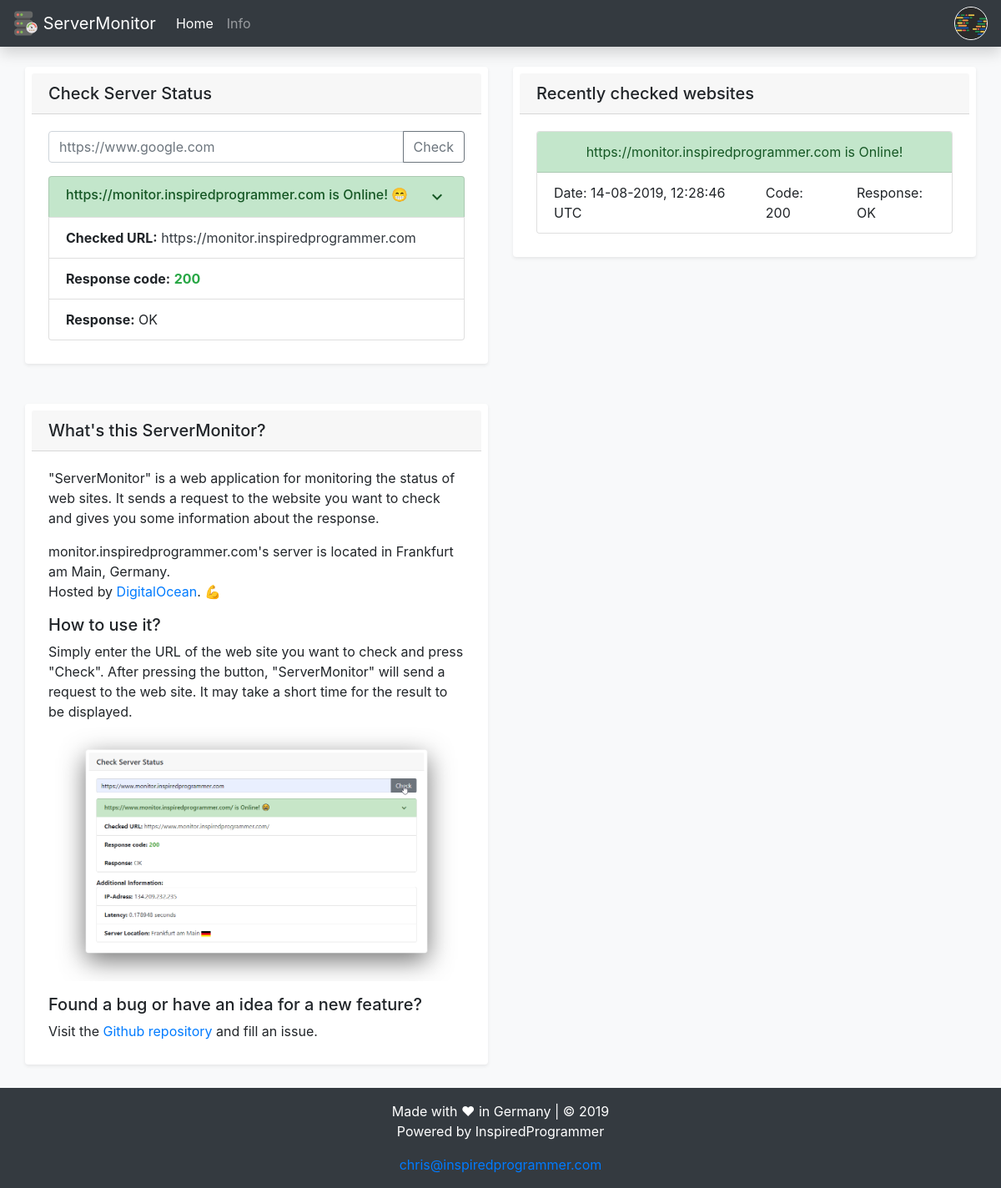
Screenshot of / (signed in) with the database file from the repository.
### monitor/models.py (models this page shows, shortened)
class User(db.Model, UserMixin):
    __table_args__ = {'extend_existing': True}
    id = db.Column(db.Integer, primary_key=True)
    username = db.Column(db.String(20), unique=True, nullable=False)
    email = db.Column(db.String(20), unique=True, nullable=False)
    image_file = db.Column(db.String(20), nullable=False, default='default.jpg')
    password = db.Column(db.String(60), nullable=False)
    account_creation_date = db.Column(db.DateTime, nullable=False, default=datetime.utcnow)
    password_reset_count = db.Column(db.Integer, nullable=False, default=0)
    last_password_reset = db.Column(db.DateTime, nullable=True)
    last_login = db.Column(db.DateTime, nullable=True)
    login_count = db.Column(db.Integer, nullable=False, default=0)
    last_ip = db.Column(db.String, nullable=True)
    isStaff = db.Column(db.Boolean, nullable=False, default=False)
    isPayingUser = db.Column(db.Boolean, nullable=False, default=False)

class CheckedWebsite(db.Model):
    id = db.Column(db.Integer, primary_key=True)
    check_date = db.Column(db.DateTime, nullable=False, default=datetime.utcnow)
    website_url = db.Column(db.String(80), unique=False, nullable=True)
    response_code = db.Column(db.String(10), unique=False, nullable=True)
    response_message = db.Column(db.String(10), unique=False, nullable=True)
    isdown = db.Column(db.Boolean)
    def __repr__(self):
        return '{} {} {} {} {}'.format(self.check_date, self.website_url, self.response_code, self.response_message, self.isdown)

### monitor/main/routes.py (the view)
@main.route("/", methods=['GET', 'POST'])
def index():
    database_query = CheckedWebsite.query.order_by(desc(CheckedWebsite.check_date)).limit(10).all()
    if request.method == 'POST' and request.form['url'] != '':
        url = request.form['url']
        url, status_code, status_reason, server_ip, server_latency, server_location, isdown = monitor_website(ping(url))
        database_return = CheckedWebsite(website_url=str(url), response_code=str(status_code), response_message=str(status_reason), isdown=isdown)
        updateDatabase(database_return)
        database_query_update = CheckedWebsite.query.order_by(desc(CheckedWebsite.check_date)).limit(10).all()
        return render_template('index.html', title="Is the website down? | ServerMonitor", url=url, status_code=status_code, status_reason=status_reason, ip=server_ip, lat=server_latency, loc=server_location, isdown=isdown, database_query=database_query_update)
    else:
        database_query_last = CheckedWebsite.query.order_by(desc(CheckedWebsite.check_date)).first() #CheckedWebsite.query.order_by(desc(CheckedWebsite.check_date)).limit(1).first()
        database_query_last_str = str(database_query_last)
        database_query_last_list = database_query_last_str.split()
        check_date = str(database_query_last_list[0] + " " + database_query_last_list[1])
        url = str(database_query_last_list[2])
        status_code = database_query_last_list[3]
        if status_code != 'NONE':
            status_code = int(database_query_last_list[3])
        else:
            status_code = 'NONE'
        status_reason = str(database_query_last_list[4])
        isdown = database_query_last_list[5]
        if isdown == 'True':
            isdown = True
        else:
            isdown = False
        return render_template('index.html', title="Is the website down? | ServerMonitor", url=url, status_code=status_code, status_reason=status_reason, lat='-', loc='-', ip='-', isdown=isdown, database_query=database_query)

### monitor/models.py (called while the page is built)
@login_manager.user_loader
def load_user(user_id):
    return User.query.get(int(user_id))

### monitor/templates/index.html (shortened to what this page needs)
{% extends 'base.html' %}
{% block content %}
<div class="container-fluid">
  <div class="row">
    <div class="col">
      <div class="container shadow-sm p-2 mb-5 bg-white rounded">
          <h5 class="card-header">Check Server Status</h5>
          <div class="card-body" id="loadingmask">
          <form method="POST">
            <div class="input-group mb-3">
              <input type="url" id="url" name="url" class="form-control" value="{{ host }}" placeholder="https://www.google.com" aria-describedby="button-addon2" data-toggle="tooltip" data-placement="top" title="Your URL need a prefix like 'https://' or 'http://'">
                <div class="input-group-append">
                  <button class="btn btn-outline-secondary" type="submit" id="button-addon2" onclick="checkHost()">Check</button>
                </div>
            </div>
          </form>
            <ul class="list-group" style="width:auto">
              <a class="list-group-item list-group-item-action {% if isdown == False %} list-group-item-success {% else %} list-group-item-danger {% endif %}" data-toggle="collapse" href="#additionalInformation" role="button" aria-expanded="false" aria-controls="additionalInformation">
                <div class="d-flex w-100 justify-content-between">
                  <h6 class="mb-1">{{ url }} {% if isdown == False %} is Online! 😁 {% else %} is Offline! 😧 {% endif %}</h6>
                  <div class="material-icons">expand_more</div>
                </div>
              </a>
              <li class="list-group-item"><a class="font-weight-bold">Checked URL:</a> <a class="text-dark" target="_tab" href="{{ url }}">{{ url }}</a></li>
              <li class="list-group-item"><a class="font-weight-bold">Response code:</a> {% if status_code == 200 %} <a target="_tab" href="https://developer.mozilla.org/en-US/docs/Web/HTTP/Status/{{ status_code }}" class="text-success font-weight-bold">{{ status_code }}</a> {% else %} <a target="_tab" href="https://developer.mozilla.org/en-US/docs/Web/HTTP/Status/{{ status_code }}" class="text-danger font-weight-bold">{{ status_code }}</a>{% endif %}</li>
              <li class="list-group-item"><a class="font-weight-bold">Response:</a> {{ status_reason }}</li>
            </ul>
          </div>
        </div>
      <div class="container shadow-sm p-2 mb-5 bg-white rounded">
          <h5 class="card-header">What's this ServerMonitor?</h5>
            <div class="card-body">
              <a>"ServerMonitor" is a web application for monitoring the status of web sites.</a>
              <a>It sends a request to the website you want to check and gives you some information about the response.</a>
              <a>monitor.inspiredprogrammer.com's server is located in Frankfurt am Main, Germany.</a>
              <p>Hosted by <a target="_tab" href="https://www.digitalocean.com">DigitalOcean</a>.  💪</p>
              <h5>How to use it?</h5>
              <a>Simply enter the URL of the web site you want to check and press "Check".</a>
              <a>After pressing the button, "ServerMonitor" will send a request to the web site.</a>
              <a>It may take a short time for the result to be displayed.</a>
              <img src="/static/img/explaining_servermonitor.png" class="img-fluid">
              <h5>Found a bug or have an idea for a new feature?</h5>
              <a>Visit the <a target="_tab" href="https://github.com/ChristianLutzCL/Website-Monitoring/issues">Github repository</a> and fill an issue.</a>
            </div>
        </div>
      </div>
    <div class="col">
<div class="container shadow-sm p-2 mb-5 bg-white rounded">
    <h5 class="card-header">Recently checked websites</h5>
    {% for query in database_query %}
    <div class="card-body">
        <div class="card" style="width: auto;">
            {% if query.response_code == '200' %}
            <div class="card-header list-group-item-success text-center">
            {% else %}
            <div class="card-header list-group-item-danger text-center">
            {% endif %}
              {{ query.website_url }} {% if query.response_code == '200'%} is Online! {% else %} is Offline! {% endif %}
            </div>
            <ul class="list-group list-group-horizontal-xl flex-fill mx-auto border-0">
                <li class="list-group-item border-0">Date: {{ query.check_date.strftime("%d-%m-%Y, %H:%M:%S") }} UTC</li>
                <li class="list-group-item border-0">Code: {{ query.response_code }}</li>
                <li class="list-group-item border-0">Response: {{ query.response_message }}</li>
            </ul>
        </div>
    </div>
   {% endfor %}
</div>
    </div>
  </div>
</div>
{% endblock %}

### monitor/templates/base.html (shortened to what this page needs)
<!doctype html>
<html lang="en" style="width:100%; height:100%; margin:0;">
  <head>
    <link rel="stylesheet" href="https://stackpath.bootstrapcdn.com/bootstrap/4.3.1/css/bootstrap.min.css">
    <link rel="stylesheet" href="https://maxcdn.bootstrapcdn.com/font-awesome/4.7.0/css/font-awesome.min.css">
  </head>
  <body class="bg-light">
    <div id="page-container" style="position: relative; min-height: 100vh;">
      <nav class="navbar fixed-top navbar-expand-lg navbar-dark bg-dark shadow">
      <a class="navbar-brand" href="{{url_for('main.index')}}">
        <img src="/static/img/icon.svg" width="30" height="30" class="d-inline-block align-top" alt="">
        ServerMonitor
      </a>
      <div class="collapse navbar-collapse" id="navbarToggle">
        <div class="navbar-nav mr-auto">
          <a class="nav-item nav-link active" href="/">Home <span class="sr-only">(current)</span></a>
          <a class="nav-item nav-link" href="/info">Info</a>
        </div>
        <div class="navbar-nav">
          {% if current_user.is_authenticated %}
              <img src="{{ url_for('static', filename='profile_pictures/' + current_user.image_file) }}" alt="" class="rounded-circle border border-white dropdown-toggle" data-toggle="dropdown" aria-haspopup="true" aria-expanded="false" width="40" height="40">
            {% else %}
            <a class="nav-item nav-link text-light" style="margin-right: 16px" href="{{ url_for('users.login') }}">Log In</a>
            <a class="nav-item nav-link border text-light rounded" href="{{ url_for('users.signup') }}">Sign Up</a>
          {% endif %}
        </div>
      </div>
      </nav>
      <div class="container-fluid" style="padding-top: 80px; padding-bottom: 100px">
        {% block content%}{% endblock %}
      </div>
      <footer class="page-footer font-small bg-dark" style="position: absolute; bottom: 0; width: 100%; height: 120px">
        <div class="footer-copyright text-center py-3 text-white">Made with ❤ in Germany | © 2019
          <p>Powered by InspiredProgrammer</p>
          <a href="mailto:chris@inspiredprogrammer.com">chris@inspiredprogrammer.com</a>
        </div>
      </footer>
    </div>
</body>
</html>

### rows the page displays
User: image_file (picture)
CheckedWebsite: website_url "https://monitor.inspiredprogrammer.com", shows "is Online!", check_date "14-08-2019, 12:28:46", response_code "200", response_message "OK"

### other values shown
{{ status_code }} "200"
{{ status_reason }} "OK"
